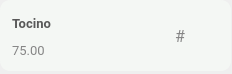
<?xml version="1.0" encoding="UTF-8"?>
<ui version="4.0">
 <class>mesero_tarjeta_extra_chica</class>
 <widget class="QWidget" name="mesero_tarjeta_extra_chica">
  <property name="geometry">
   <rect>
    <x>0</x>
    <y>0</y>
    <width>232</width>
    <height>74</height>
   </rect>
  </property>
  <property name="windowTitle">
   <string>Form</string>
  </property>
  <widget class="QFrame" name="frame">
   <property name="geometry">
    <rect>
     <x>0</x>
     <y>0</y>
     <width>231</width>
     <height>71</height>
    </rect>
   </property>
   <property name="minimumSize">
    <size>
     <width>231</width>
     <height>71</height>
    </size>
   </property>
   <property name="maximumSize">
    <size>
     <width>231</width>
     <height>71</height>
    </size>
   </property>
   <property name="styleSheet">
    <string notr="true">border-radius: 10px;
background-color: #F4F7F4;
</string>
   </property>
   <property name="frameShape">
    <enum>QFrame::StyledPanel</enum>
   </property>
   <property name="frameShadow">
    <enum>QFrame::Raised</enum>
   </property>
   <widget class="QWidget" name="layoutWidget">
    <property name="geometry">
     <rect>
      <x>12</x>
      <y>12</y>
      <width>211</width>
      <height>49</height>
     </rect>
    </property>
    <layout class="QHBoxLayout" name="horizontalLayout">
     <item>
      <layout class="QVBoxLayout" name="verticalLayout">
       <item>
        <widget class="QLabel" name="nombreExtra">
         <property name="minimumSize">
          <size>
           <width>0</width>
           <height>20</height>
          </size>
         </property>
         <property name="font">
          <font>
           <family>Roboto</family>
           <pointsize>10</pointsize>
           <weight>75</weight>
           <bold>true</bold>
          </font>
         </property>
         <property name="styleSheet">
          <string notr="true">color:#585858;
</string>
         </property>
         <property name="text">
          <string>Tocino</string>
         </property>
         <property name="wordWrap">
          <bool>true</bool>
         </property>
        </widget>
       </item>
       <item>
        <widget class="QLabel" name="precioExtra">
         <property name="font">
          <font>
           <family>Roboto</family>
           <pointsize>10</pointsize>
          </font>
         </property>
         <property name="styleSheet">
          <string notr="true">color:#858585;
</string>
         </property>
         <property name="text">
          <string>75.00</string>
         </property>
        </widget>
       </item>
      </layout>
     </item>
     <item>
      <layout class="QHBoxLayout" name="horizontalLayout_2">
       <item>
        <spacer name="horizontalSpacer">
         <property name="orientation">
          <enum>Qt::Horizontal</enum>
         </property>
         <property name="sizeHint" stdset="0">
          <size>
           <width>40</width>
           <height>20</height>
          </size>
         </property>
        </spacer>
       </item>
       <item>
        <widget class="QPushButton" name="btnMenosExtra">
         <property name="minimumSize">
          <size>
           <width>25</width>
           <height>25</height>
          </size>
         </property>
         <property name="cursor">
          <cursorShape>PointingHandCursor</cursorShape>
         </property>
         <property name="styleSheet">
          <string notr="true">
border: none;</string>
         </property>
         <property name="text">
          <string/>
         </property>
         <property name="icon">
          <iconset>
           <normalon>:/iconos/resources/menosPlatillo.png</normalon>
          </iconset>
         </property>
         <property name="iconSize">
          <size>
           <width>25</width>
           <height>25</height>
          </size>
         </property>
        </widget>
       </item>
       <item>
        <widget class="QLabel" name="cantidad">
         <property name="font">
          <font>
           <family>Roboto</family>
           <pointsize>12</pointsize>
          </font>
         </property>
         <property name="styleSheet">
          <string notr="true">color:#858585;
</string>
         </property>
         <property name="text">
          <string>#</string>
         </property>
        </widget>
       </item>
       <item>
        <widget class="QPushButton" name="btnMasExtra">
         <property name="minimumSize">
          <size>
           <width>25</width>
           <height>25</height>
          </size>
         </property>
         <property name="cursor">
          <cursorShape>PointingHandCursor</cursorShape>
         </property>
         <property name="styleSheet">
          <string notr="true">
border: none;</string>
         </property>
         <property name="text">
          <string/>
         </property>
         <property name="icon">
          <iconset>
           <normalon>:/iconos/resources/masPlatillo.png</normalon>
          </iconset>
         </property>
         <property name="iconSize">
          <size>
           <width>25</width>
           <height>25</height>
          </size>
         </property>
        </widget>
       </item>
      </layout>
     </item>
    </layout>
   </widget>
  </widget>
 </widget>
 <resources/>
 <connections/>
</ui>
